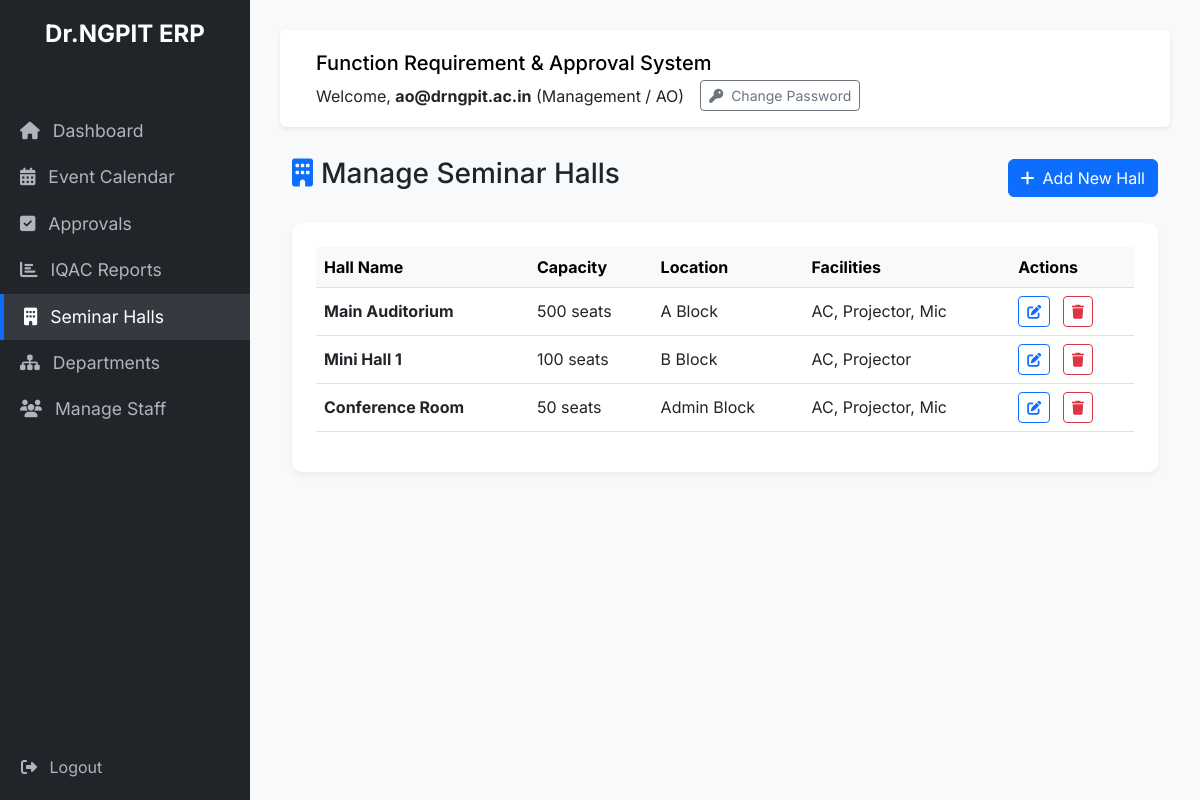
The page /halls/manage/ (signed in) on the database its author committed.
### accounts/models.py (models this page shows, shortened)
class User(AbstractUser):
    ROLE_CHOICES = (
        ('FACULTY', 'Faculty'),
        ('HOD', 'HOD'),
        ('MANAGEMENT', 'Management / AO'),
        ('PRINCIPAL', 'Principal'),
        ('ADMIN', 'System Admin'),
    )
    role = models.CharField(max_length=20, choices=ROLE_CHOICES, default='FACULTY')
    first_login_completed = models.BooleanField(default=False)
    password_setup_token = models.CharField(max_length=100, blank=True, null=True)
    password_setup_token_expiry = models.DateTimeField(blank=True, null=True)
    otp_code = models.CharField(max_length=6, blank=True, null=True)
    otp_expiry = models.DateTimeField(blank=True, null=True)

### halls/models.py (models this page shows, shortened)
class SeminarHall(models.Model):
    hall_name = models.CharField(max_length=100)
    capacity = models.IntegerField()
    location = models.CharField(max_length=200)
    facilities = models.TextField(blank=True)

### halls/views.py (the view, shortened to what this page needs)
# urls.py: path('manage/', views.manage_halls, name='manage_halls'),
@login_required
def manage_halls(request):
    if request.user.role not in ['MANAGEMENT', 'ADMIN']:
        messages.error(request, "Permission denied.")
        return redirect('dashboard')
    halls = SeminarHall.objects.all()
    return render(request, 'halls/manage_halls.html', {'halls': halls})

### templates/halls/manage_halls.html (shortened to what this page needs)
{% extends 'base.html' %}
{% block content %}
<div class="row">
    <div class="col-md-12 mb-4">
        <div class="d-flex justify-content-between align-items-center">
            <h3><i class="fas fa-building text-primary me-2"></i>Manage Seminar Halls</h3>
            <button class="btn btn-primary" data-bs-toggle="modal" data-bs-target="#hallModal" onclick="resetForm()">
                <i class="fas fa-plus me-2"></i>Add New Hall
            </button>
        </div>
    </div>
</div>
<div class="card card-custom p-4">
    <div class="table-responsive">
        <table class="table table-hover align-middle">
            <thead class="table-light">
                <tr>
                    <th>Hall Name</th>
                    <th>Capacity</th>
                    <th>Location</th>
                    <th>Facilities</th>
                    <th>Actions</th>
                </tr>
            </thead>
            <tbody>
                {% for hall in halls %}
                <tr>
                    <td><strong>{{ hall.hall_name }}</strong></td>
                    <td>{{ hall.capacity }} seats</td>
                    <td>{{ hall.location }}</td>
                    <td>{{ hall.facilities }}</td>
                    <td>
                        <button class="btn btn-sm btn-outline-primary me-2"
                            onclick="editHall({{ hall.id }}, '{{ hall.hall_name|escapejs }}', {{ hall.capacity }}, '{{ hall.location|escapejs }}', '{{ hall.facilities|escapejs }}')">
                            <i class="fas fa-edit"></i>
                        </button>
                        <form method="post" class="d-inline" onsubmit="return confirm('Are you sure you want to delete this hall?');">
                            <button type="submit" name="delete" class="btn btn-sm btn-outline-danger">
                                <i class="fas fa-trash"></i>
                            </button>
                        </form>
                    </td>
                </tr>
                {% empty %}
                <tr>
                    <td colspan="5" class="text-center py-4 text-muted">No seminar halls configured yet.</td>
                </tr>
                {% endfor %}
            </tbody>
        </table>
    </div>
</div>
{% endblock %}

### templates/base.html (shortened to what this page needs)
<!DOCTYPE html>
<html lang="en">
<head>
    <link href="https://cdn.jsdelivr.net/npm/bootstrap@5.3.0/dist/css/bootstrap.min.css" rel="stylesheet">
    <link rel="stylesheet" href="https://cdnjs.cloudflare.com/ajax/libs/font-awesome/6.4.0/css/all.min.css">
</head>
<body>
    {% if user.is_authenticated %}
    <div class="sidebar">
        <h4 class="text-center mb-4 px-2" style="font-weight: 700;">Dr.NGPIT ERP</h4>
        <div class="px-3 mb-3 text-muted" style="font-size: 0.8rem; text-transform: uppercase;">Menu</div>
        <a href="{% url 'dashboard' %}" class="{% if request.resolver_match.url_name == 'dashboard' %}active{% endif %}">
            <i class="fas fa-home me-2"></i> Dashboard
        </a>
        <a href="{% url 'hall_availability' %}" class="{% if request.resolver_match.url_name == 'hall_availability' %}active{% endif %}">
            <i class="fas fa-calendar-alt me-2"></i> Event Calendar
        </a>
        {% if user.role == 'HOD' or user.role == 'MANAGEMENT' or user.role == 'PRINCIPAL' %}
        <a href="{% url 'approval_queue' %}" class="{% if request.resolver_match.url_name == 'approval_queue' %}active{% endif %}">
            <i class="fas fa-check-square me-2"></i> Approvals
        </a>
        {% endif %}
        {% if user.role == 'ADMIN' or user.role == 'PRINCIPAL' or user.role == 'MANAGEMENT' %}
        <a href="{% url 'reports' %}" class="{% if request.resolver_match.url_name == 'reports' %}active{% endif %}">
            <i class="fas fa-chart-bar me-2"></i> IQAC Reports
        </a>
        {% endif %}
        {% if user.role == 'MANAGEMENT' or user.role == 'ADMIN' %}
        <a href="{% url 'manage_halls' %}" class="{% if request.resolver_match.url_name == 'manage_halls' %}active{% endif %}">
            <i class="fas fa-building me-2"></i> Seminar Halls
        </a>
        <a href="{% url 'manage_departments' %}" class="{% if request.resolver_match.url_name == 'manage_departments' %}active{% endif %}">
            <i class="fas fa-sitemap me-2"></i> Departments
        </a>
        <a href="{% url 'manage_users' %}" class="{% if request.resolver_match.url_name == 'manage_users' %}active{% endif %}">
            <i class="fas fa-users me-2"></i> Manage Staff
        </a>
        {% endif %}
        <div class="logout-container" style="position: absolute; bottom: 20px; width: 100%; padding-left: 20px;">
            <form method="post" action="{% url 'logout' %}">
                <button type="submit" class="btn btn-link text-decoration-none p-0" style="color: #adb5bd;">
                    <i class="fas fa-sign-out-alt me-2"></i> Logout
                </button>
            </form>
        </div>
    </div>
    {% endif %}
    <div class="{% if user.is_authenticated %}main-content{% endif %}">
        {% if user.is_authenticated %}
        <nav class="navbar navbar-expand-lg navbar-light navbar-custom rounded px-4 py-3">
            <div class="container-fluid flex-wrap">
                <span class="navbar-brand mb-0 h1">Function Requirement & Approval System</span>
                <div class="d-flex align-items-center mt-2 mt-lg-0">
                    <span class="me-3">Welcome, <strong>{{ user.get_full_name|default:user.username }}</strong> ({{ user.get_role_display }})</span>
                    <button class="btn btn-sm btn-outline-secondary" data-bs-toggle="modal" data-bs-target="#changePasswordModal">
                        <i class="fas fa-key me-1"></i> Change Password
                    </button>
                </div>
            </div>
        </nav>
        {% endif %}
        <div class="container-fluid">
            {% block content %}
            {% endblock %}
        </div>
    </div>
</body>
</html>

### templates/base.html (style rules this page uses)
body { font-family: 'Inter', sans-serif; background-color: #f8f9fa; }
.sidebar { height: 100vh; background-color: #212529; color: #fff; padding-top: 20px; position: fixed; width: 250px; }
.sidebar a { color: #adb5bd; text-decoration: none; padding: 10px 20px; display: block; font-size: 1.1rem; transition: 0.3s; }
.sidebar a:hover, .sidebar a.active { color: #fff; background-color: #343a40; border-left: 4px solid #0d6efd; }
.main-content { margin-left: 250px; padding: 30px; }
.navbar-custom { background-color: #fff; box-shadow: 0 2px 4px rgba(0,0,0,.08); margin-bottom: 30px; }
.card-custom { border: none; border-radius: 10px; box-shadow: 0 4px 6px rgba(0,0,0,.05); transition: transform 0.2s; }

### rows shown on the page
User: get_full_name "ao@drngpit.ac.in", role "Management / AO"
SeminarHall: hall_name "Main Auditorium", capacity "500", location "A Block", facilities "AC, Projector, Mic"
SeminarHall: hall_name "Mini Hall 1", capacity "100", location "B Block", facilities "AC, Projector"
SeminarHall: hall_name "Conference Room", capacity "50", location "Admin Block", facilities "AC, Projector, Mic"
